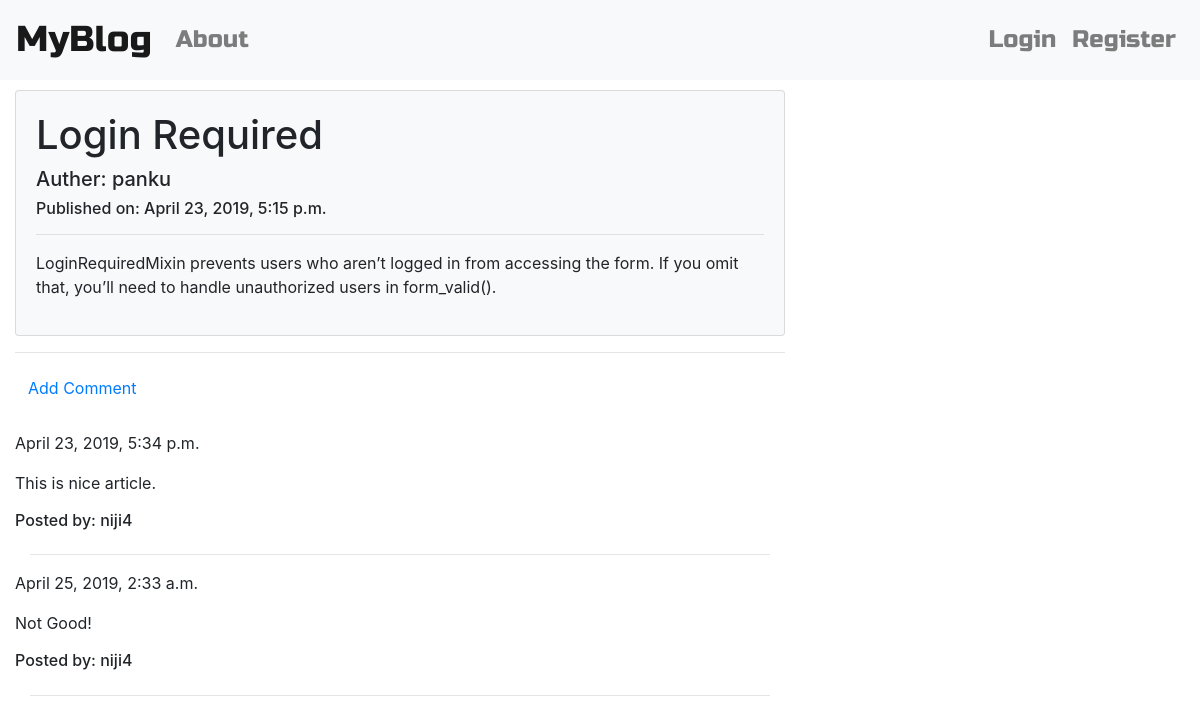
The app's page /post/17/ with its own data.
### blog/models.py (models this page shows, shortened)
class Post(models.Model):
	auther = models.ForeignKey('auth.User', on_delete=models.CASCADE)
	title = models.CharField(max_length=256)
	text = models.TextField()
	create_date = models.DateTimeField(default=timezone.now)
	published_date = models.DateTimeField(blank=True, null=True)

class Comment(models.Model):
	post = models.ForeignKey('Post', related_name='comment', on_delete=models.CASCADE)
	viewer = models.ForeignKey('auth.User', on_delete=models.CASCADE)
	text = models.TextField()
	create_date = models.DateTimeField(default=timezone.now)
	approve_comment= models.BooleanField(default=False)

### blog/views.py (the view)
# urls.py: re_path(r'post/(?P<pk>\d+)/$', views.PostDetailView.as_view(), name='post_detail'),
class PostDetailView(DetailView):
	model = Post

### blog/templates/blog/post_detail.html (shortened to what this page needs)
{% extends 'blog/base.html' %}
{% load staticfiles %}
{% block content %}
	<div class='card bg-light'>
		<div class="card-body">
	<h1 class="posttitle loader">{{ post.title }}</h1>
	<h5>Auther: {{post.auther}}</h5>
	{% if post.published_date %}
		<div class='date postdate'>
			<h6>Published on: {{ post.published_date }} </h6>
		</div>
	{% endif %}
	<hr>
		<p class="postcontent">{{ post.text|safe|linebreaksbr }}</p>
	{% if user.is_authenticated and post.auther == user %}
		{% if post.published_date %}
			<a href="{% url 'blog:post_unpublish' pk=post.pk %}" class="btn btn-warning">Unpublish</a>
		{% else %}
			<a href="{% url 'blog:post_publish' pk=post.pk %}" class="btn btn-primary">Publish</a>
		{% endif %}
		<a href="{% url 'blog:post_edit' pk=post.pk %}" class="btn btn-primary">
			Edit
		</a>
		<!-- remove post
		<a href="{% url 'blog:post_remove' pk=post.pk %}" class="btn btn-danger">
				Remove
		</a>-->
		<button type="button" class="btn btn-danger" data-toggle="modal" data-target="#exampleModalCenter">
  			Remove
		</button>
			<div class="modal fade" id="exampleModalCenter" tabindex="-1" role="dialog" aria-labelledby="exampleModalCenterTitle" aria-hidden="true">
			  <div class="modal-dialog modal-dialog-centered" role="document">
			    <div class="modal-content">
			      <div class="modal-header">
			        <h5 class="modal-title" id="exampleModalLongTitle">Delete Confirmation</h5>
			        <button type="button" class="close" data-dismiss="modal" aria-label="Close">
			          <span aria-hidden="true">&times;</span>
			        </button>
			      </div>
			      <div class="modal-body">
			      	<h3>Are you sure want to delete {{ object }}?</h3>
			      </div>
			    <div class="modal-footer">
			        <button type="button" class="btn btn-secondary" data-dismiss="modal">Close</button>
			       	<form method="POST" action="{% url 'blog:post_remove' pk=post.pk %}">
						{% csrf_token %}
						<input type="submit" value="Confirm" class="btn btn-danger">
					</form>
			    </div>
			    </div>
			  </div>
			</div>
	</div>
	</div>
		<hr>
	{% else %}
		</div>
		</div>
		<hr>
	{% endif %}
		<a href="{% url 'blog:post_comment' pk=post.pk %}" class="btn btn-default btn-comment">
			Add Comment
		</a>
	<div class="container">
		<br>
		{% for comment in post.comment.all %}
				<div class="row">
					<div>
						{% if  user.is_authenticated or comment.approve_comment %}
						{{ comment.create_date }}
						<p>{{ comment.text|safe|linebreaks }}</p>
						<h6>Posted by: {{ comment.viewer }}</h6>
					</div>
				</div>
				<hr>
				{% endif %}
		{% empty %}
			<p>No Comments!</p>
		{% endfor %}
	</div>
{% endblock %}

### records on screen
Post: title "Login Required", auther "panku", published_date "April 23, 2019, 5:15 p.m.", text "LoginRequiredMixin prevents users who aren’t logged in from accessing the form. If you omit that, you’ll need to handle unauthorized users in form_valid()."
Comment: create_date "April 23, 2019, 5:34 p.m.", text "This is nice article.", viewer "niji4"
Comment: create_date "April 25, 2019, 2:33 a.m.", text "Not Good!", viewer "niji4"
